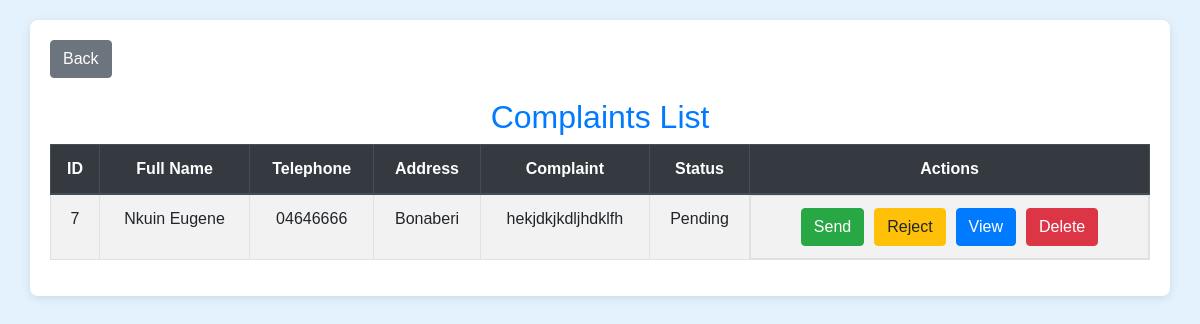
The page /complain.php on the database its author committed.
### tables this page shows
CREATE TABLE `complain` (
  `id` int(11) NOT NULL,
  `fullname` varchar(120) NOT NULL,
  `telephone` varchar(120) NOT NULL,
  `address` varchar(120) NOT NULL,
  `complain` varchar(300) NOT NULL,
  `status` varchar(120) NOT NULL
);

### complain.php (the view, shortened to what this page needs)
<?php
include 'connect.php';
$sql = "SELECT * FROM complain";
$result = $conn->query($sql);
?>
<!DOCTYPE html>
<html lang="en">
<head>
    <link rel="stylesheet" href="https://stackpath.bootstrapcdn.com/bootstrap/4.5.2/css/bootstrap.min.css">
</head>
<body>
<div class="container">
    <a href="admin.php" class="btn btn-secondary back-button">Back</a>
    <h2 class="text-center text-primary">Complaints List</h2>
    <table class="table table-bordered table-striped">
        <thead class="thead-dark">
            <tr>
                <th>ID</th>
                <th>Full Name</th>
                <th>Telephone</th>
                <th>Address</th>
                <th>Complaint</th>
                <th>Status</th>
                <th>Actions</th>
            </tr>
        </thead>
        <tbody>
            <?php
            if ($result->num_rows > 0) {
                while ($row = $result->fetch_assoc()) {
                    echo "<tr>
                            <td>{$row['id']}</td>
                            <td>{$row['fullname']}</td>
                            <td>{$row['telephone']}</td>
                            <td>{$row['address']}</td>
                            <td>{$row['complain']}</td>
                            <td>{$row['status']}</td>
                            <td class='btn-group'>
                                <form action='send_complain.php' method='post'>
                                    <input type='hidden' name='id' value='{$row['id']}'>
                                    <button type='submit' class='btn btn-success'>Send</button>
                                </form>
                                <form action='reject_complain.php' method='post'>
                                    <input type='hidden' name='id' value='{$row['id']}'>
                                    <button type='submit' class='btn btn-warning'>Reject</button>
                                </form>
                                <form action='view_complain.php' method='post'>
                                    <input type='hidden' name='id' value='{$row['id']}'>
                                    <button type='submit' class='btn btn-primary'>View</button>
                                </form>
                                <form action='delete_complain.php' method='post'>
                                    <input type='hidden' name='id' value='{$row['id']}'>
                                    <button type='submit' class='btn btn-danger'>Delete</button>
                                </form>
                            </td>
                          </tr>";
                }
            } else {
                echo "<tr><td colspan='7' class='text-center'>No complaints found</td></tr>";
            }
            ?>
        </tbody>
    </table>
</div>
</body>
</html>

### complain.php (style rules this page uses)
body { font-family: Arial, sans-serif; background-color: #e3f2fd; padding: 20px; }
.container { background: white; padding: 20px; border-radius: 8px; box-shadow: 0 2px 10px rgba(0,0,0,0.1); }
table { width: 100%; }
table th, table td { text-align: center; vertical-align: middle; }
.btn-group { display: flex; justify-content: center; }
.btn-group form { display: inline-block; }
.btn-group button { margin: 0 5px; }
.back-button { margin-bottom: 20px; }

### rows shown on the page
complain: id "7", fullname "Nkuin Eugene", telephone "04646666", address "Bonaberi", complain "hekjdkjkdljhdklfh", status "Pending"
